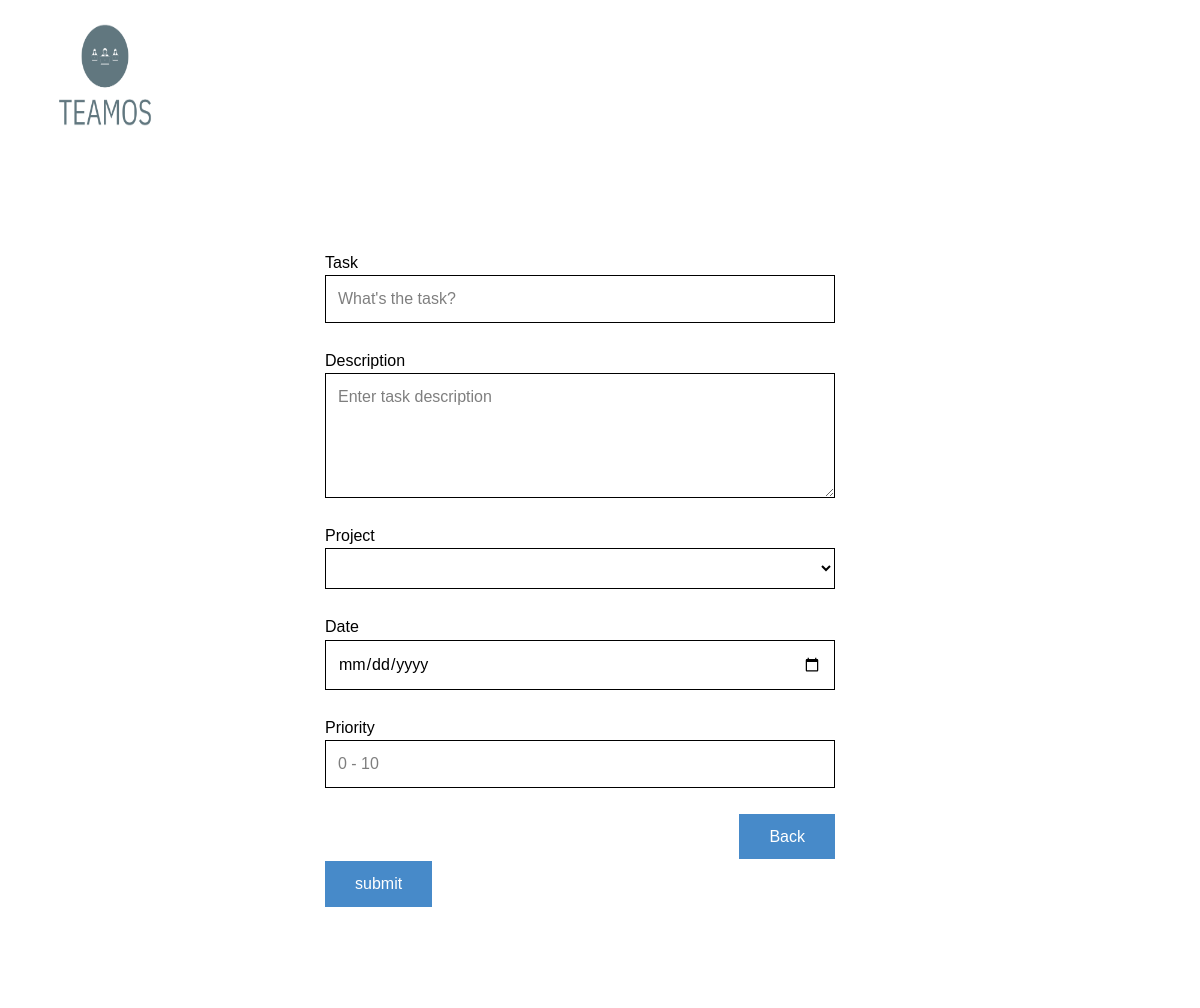
The page /to_do_list/addTask on the database as committed earlier.
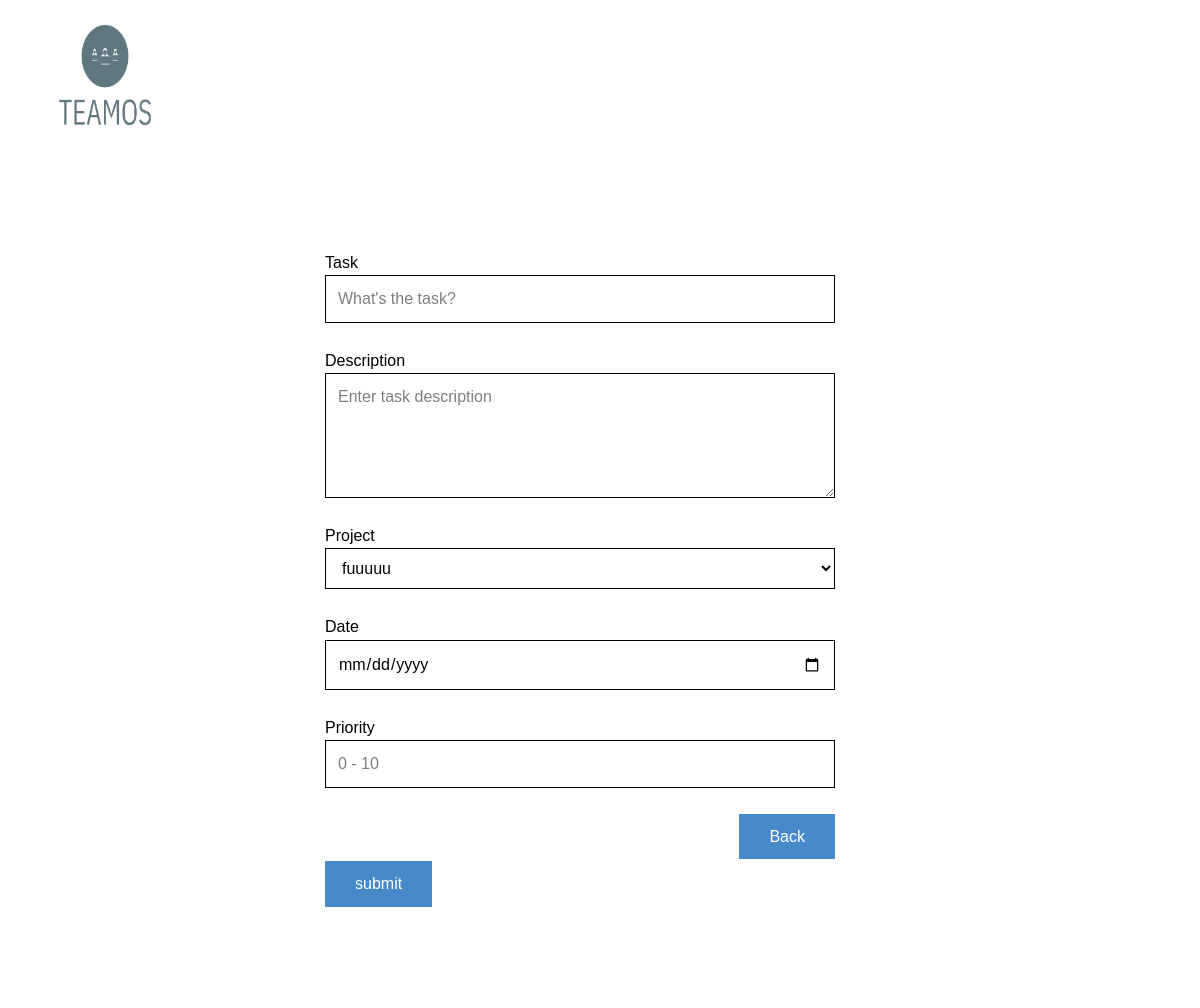
The same page on the database as committed later.
### projects/models.py (models this page shows)
class Project_list(models.Model):
    owner = models.CharField(max_length=100, null=True)
    name = models.CharField(max_length=100)
    start_of_project = models.DateField(default=timezone.now, null=True)
    final_deadline = models.DateField(default=timezone.now, null=True)
    deadlines_name = models.TextField(null=True)
    deadlines = models.TextField(null=True)
    deadlines_text = models.TextField(null=True)
    team = models.CharField(max_length=100, null=True)

### to_do_list/views.py (the view)
# urls.py: path("addTask", views.addTask, name='addTask'),
def addTask(request):
    if request.POST.get('action') == 'post':
        name = request.POST.get('task_name')
        description = request.POST.get('task_description')
        project = request.POST.get('project')
        deadline = dt.strptime(request.POST.get('deadline'), "%Y-%m-%d").date()
        priority = request.POST.get('priority')
        data = Project_list.objects.get(name=project)
        if int(priority) > 10 or int(priority) < 0:
            return render(request, 'to_do_list/invalid_prio.html')
        elif dt.strptime(request.POST.get('deadline'), '%Y-%m-%d') > dt.strptime(str(data.final_deadline), '%Y-%m-%d'):
            return render(request, 'to_do_list/invalid_prio.html')
        elif dt.strptime(request.POST.get('deadline'), '%Y-%m-%d') < dt.strptime(str(data.start_of_project), '%Y-%m-%d'):
            return render(request, 'to_do_list/invalid_prio.html')
        else:
            print("project = ", project)
            task = Task(name=name, description=description, project=project, deadline=deadline, priority=priority)
            task.save()
        return JsonResponse({"instance": name}, status=200)
    else:
        match_2 = Project_list.objects.all()
        match = []
        for item in match_2:
            if request.user.username in item.owner:
                match = match + [item.name]
        return render(request, 'to_do_list/new_task.html', {'projects': match})

### templates/to_do_list/new_task.html (shortened to what this page needs)
<!DOCTYPE html>
<html style="font-size: 16px;" lang="en"><head>
    {% load static %}
    <link rel="stylesheet"  href="{% static 'to_do_list/nicepage.css' %}" media="screen">
<link rel="stylesheet"href="{% static 'to_do_list/Page-2.css' %}" media="screen">
  </head>
  <body class="u-body u-xl-mode" data-lang="en"><header class="u-clearfix u-header u-header" id="sec-1255"><div class="u-clearfix u-sheet u-sheet-1">
         <a href="{% url 'home' %}">
          <img src="{% static 'to_do_list/images/teamos_logo.png'%}"
               style="width: 150px;height:150px;" align="top, left">
        </a>
      </div></header>
    <section class="u-clearfix u-section-1" id="sec-4bb9">
      <div class="u-clearfix u-sheet u-sheet-1">
        <div class="u-form u-form-1">
            <form id="create_new_task" action="" method="post" class="u-clearfix u-form-spacing-25 u-form-vertical u-inner-form" style="padding: 30px;">
            <div class="u-form-group u-form-name">
              <label for="name-af1b" class="u-label">Task</label>
              <input type="text" placeholder="What's the task?" id="name-af1b" name="task_name" class="u-border-1 u-border-grey-30 u-input u-input-rectangle u-white" required="">
            </div>
            <div class="u-form-group u-form-message">
              <label for="message-af1b" class="u-label">Description</label>
              <textarea placeholder="Enter task description" rows="4" cols="50" id="message-af1b" name="task_description" class="u-border-1 u-border-grey-30 u-input u-input-rectangle u-white" ></textarea>
            </div>
            <div class="u-form-group u-form-name u-label-top u-form-group-2">
              <label for="proj" class="">Project</label>
                 <select name="project" id="proj" class="u-border-1 u-border-grey-30 u-input u-input-rectangle">
                     {% for project in projects %}
                   <option   value="{{project}}">{{project}}</option>
                     {% endfor %}
                 </select>
              </div>
            <div class="u-form-date u-form-group u-form-group-5">
              <label for="deadline" class="u-label">Date</label>
              <input type="date" placeholder="MM/DD/YYYY" id="deadline" class="u-border-1 u-border-grey-30 u-input u-input-rectangle u-white" required="" >
            </div>
              <div class="u-form-date u-form-group u-form-group-6">
              <label for="date-c774" class="u-label">Priority</label>
              <input type="number" placeholder="0 - 10 " id="date-c774" name="priority" class="u-border-1 u-border-grey-30 u-input u-input-rectangle u-white"  required="">
              </div>
                     <div class="u-align-right u-form-group u-form-submit">
                        <a href="{% url 'to_do_list:tasklist' %}" class="u-btn u-btn-submit u-button-style">Back</a>
                       </div>
                    <div class="u-align-left u-form-group u-form-submit">
                      <input type="Submit" id="submit-button" value="submit" class="u-btn u-btn-submit u-button-style">
                    </div>
           </form>
        </div>
      </div>
    </section>
</body></html>

Rows that differ between the two databases and show on the page:
added Project_list: project "fuuuuu"
